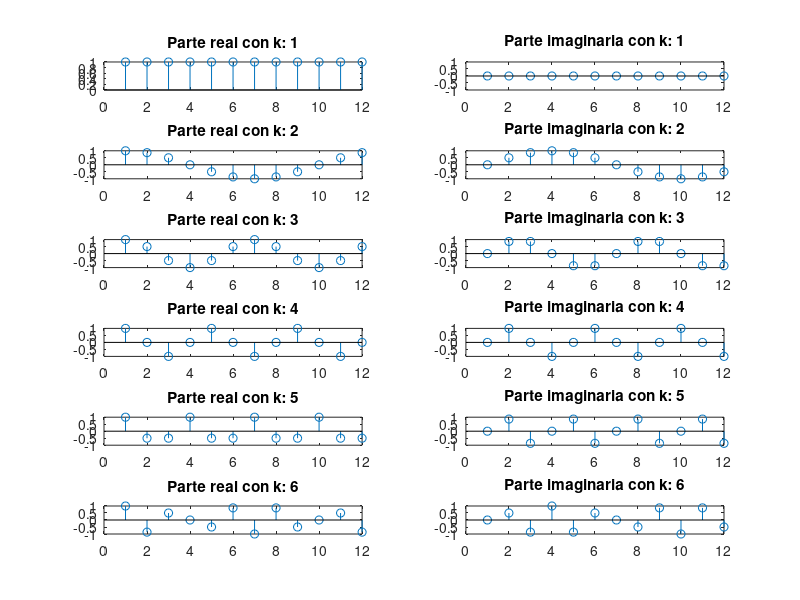
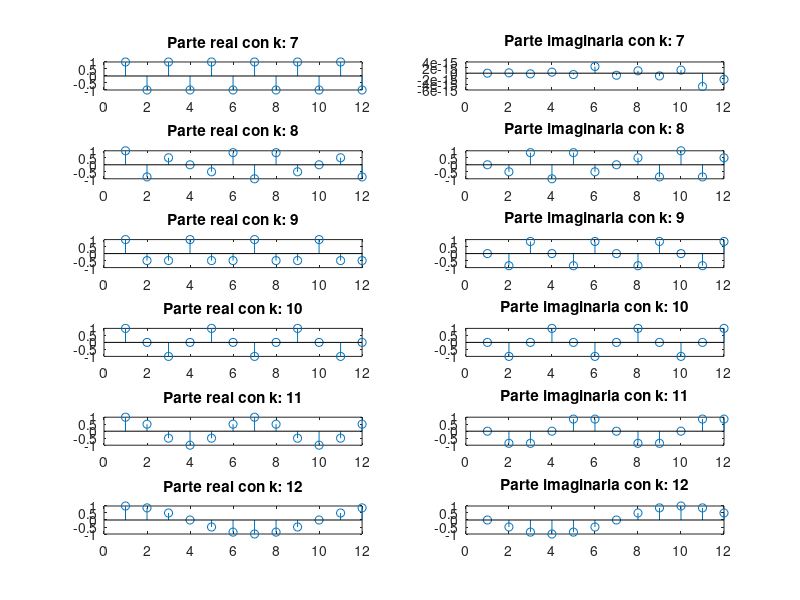

Write the MATLAB code that produced these figures, in order.
function [] = ej1a()
N = 12;
vector = zeros(N);
figure;
indiceParaSubplot = 1;
for k = 1 : N
    for n = 1 : N
        vector(k, n) = exp( double(1i * 2 * pi * (k-1) * (n-1))/double(N) );
    end
    if ( k == (N/2) + 1 )
        figure;
        indiceParaSubplot = 1;
    end
    titleReal = sprintf('Parte real con k: %d', k);
    titleImag = sprintf('Parte imaginaria con k: %d', k);
    subplot(N/2, 2, indiceParaSubplot), stem(real(vector(k, :))), title(titleReal);
    subplot(N/2, 2, indiceParaSubplot + 1), stem(imag(vector(k, :))), title(titleImag);
    indiceParaSubplot = indiceParaSubplot + 2;
end
end